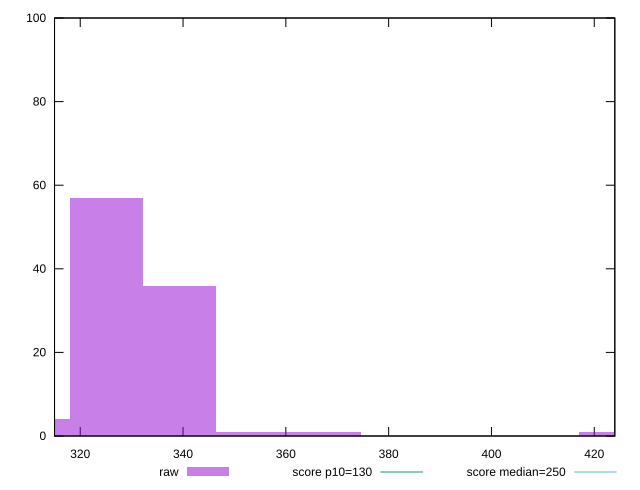

Reproduce this figure in gnuplot.
reset

$raw <<EOF
325.15522376608953 57
339.2924074080935 36
311.01804012408564 4
353.4295910500974 1
367.56677469210126 1
424.1155092601168 1
EOF

set key outside below
set boxwidth 14.137183642003894
set xrange [315:424]
set yrange [0:100]
set trange [0:100]
set style fill transparent solid 0.5 noborder

set parametric
set terminal svg size 640, 490 enhanced background rgb 'white'
set output "reports/report_00033_2021-03-01T14-23-16.841Z/max-potential-fid/samples/astro-cached/raw/histogram.svg"

plot $raw title "raw" with boxes, \
     130,t title "score p10=130", \
     250,t title "score median=250"

reset
